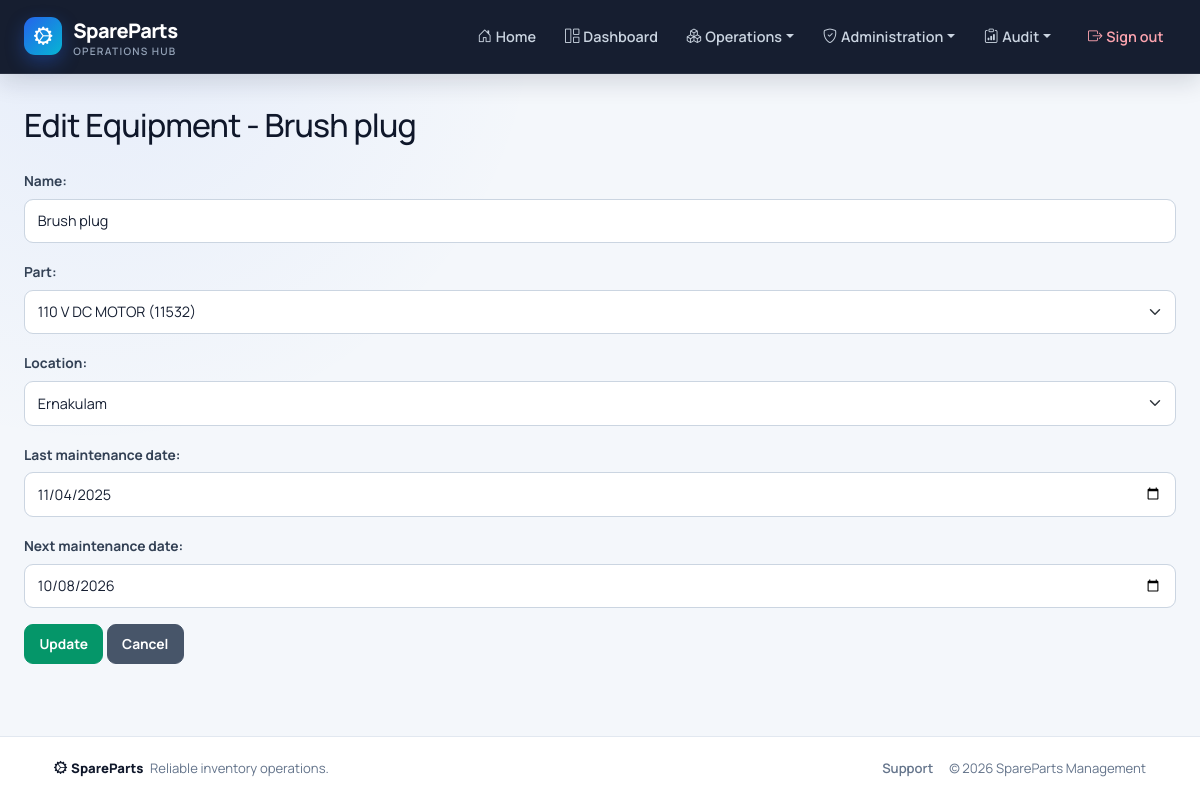
Page /inventory/equipment/edit/1/ (signed in) on the committed database.
### inventory/models.py (models this page shows, shortened)
class Equipment(models.Model):
    name = models.CharField(max_length=200)
    part = models.ForeignKey(Part, on_delete=models.SET_NULL, null=True, blank=True)
    location = models.ForeignKey(Location, on_delete=models.SET_NULL, null=True, blank=True)
    last_maintenance_date = models.DateField(blank=True, null=True)
    next_maintenance_date = models.DateField(blank=True, null=True)

class Location(models.Model):
    name = models.CharField(max_length=100)
    address = models.TextField(blank=True, null=True)
    def __str__(self):
        return self.name

### parts/models.py (models this page shows)
class Part(models.Model):
    name = models.CharField(max_length=200)
    part_number = models.CharField(max_length=50, unique=True)
    category = models.ForeignKey(Category, on_delete=models.SET_NULL, null=True)
    brand = models.ForeignKey(Brand, on_delete=models.SET_NULL, null=True)
    description = models.TextField(blank=True, null=True)
    barcode = models.CharField(max_length=100, blank=True, null=True)
    image = models.ImageField(upload_to='parts/', blank=True, null=True)
    def __str__(self):
        return f"{self.name} ({self.part_number})"

### inventory/views.py (the view)
# urls.py: path('equipment/edit/<int:pk>/', EquipmentUpdateView.as_view(), name='equipment_edit'),
class EquipmentUpdateView(LoginRequiredMixin, RoleRequiredMixin, UpdateView):
    model = Equipment
    form_class = EquipmentForm
    template_name = 'equipment_form.html'
    success_url = reverse_lazy('inventory:equipment_list')
    allowed_roles = ['inventory_manager']

### inventory/forms.py
class EquipmentForm(forms.ModelForm):
    class Meta:
        model = Equipment
        fields = ['name', 'part', 'location', 'last_maintenance_date', 'next_maintenance_date']
        widgets = {
            'name': forms.TextInput(attrs={'class': 'form-control'}),
            'part': forms.Select(attrs={'class': 'form-select'}),
            'location': forms.Select(attrs={'class': 'form-select'}),
            'last_maintenance_date': forms.DateInput(attrs={'class': 'form-control', 'type': 'date'}),
            'next_maintenance_date': forms.DateInput(attrs={'class': 'form-control', 'type': 'date'}),
        }

### core/models.py (called while the page is built)
    def has_access(self, code):
        if not self.is_authenticated or not self.is_active:
            return False
        if self.is_superuser:
            return True
        return self.get_effective_access_permissions().filter(code=code).exists()

### core/templatetags/rbac.py (called while the page is built)
@register.filter
def has_access(user, code):
    return bool(getattr(user, 'has_access', lambda unused: False)(code))

### parts/mixins.py (called while the page is built)
    def get_permission_required(self):
        if self.permission_required:
            return self.permission_required
        model_name = self.model._meta.model_name
        module = self.permission_modules.get(model_name, model_name)
        action = 'view' if self.__class__.__name__.endswith(('ListView', 'DetailView')) else 'manage'
        return f'{module}.{action}'

    def dispatch(self, request, *args, **kwargs):
        if self.get_permission_required() == 'users.manage' and not request.user.is_superuser:
            raise PermissionDenied("Only a super admin can manage users and permissions.")
        if request.user.is_authenticated and request.user.has_access(self.get_permission_required()):
            return super().dispatch(request, *args, **kwargs)
        raise PermissionDenied("You do not have permission to access this page.")

### templates/equipment_form.html (shortened to what this page needs)
{% extends 'base.html' %}
{% block content %}
<h2 class="mb-4">
    {% if view.object %}
        Edit Equipment - {{ view.object.name }}
    {% else %}
        Add Equipment
    {% endif %}
</h2>
<form method="post">
    {{ form.as_p }}
    <div class="mt-3">
        <button type="submit" class="btn btn-success">
            {% if view.object %}Update{% else %}Add{% endif %}
        </button>
        <a href="{% url 'inventory:equipment_list' %}" class="btn btn-secondary">Cancel</a>
    </div>
</form>
{% endblock %}

### templates/base.html (style rules this page uses)
:root { --sp-navy: #0f172a; --sp-navy-soft: #1e293b; --sp-primary: #2563eb; --sp-primary-dark: #1d4ed8; --sp-cyan: #06b6d4; --sp-surface: #ffffff; --sp-bg: #f4f7fb; --sp-border: #e2e8f0; --sp-muted: #64748b; --sp-text: #172033; --sp-radius: 14px; --sp-shadow: 0 10px 30px rgba(15, 23, 42, .07); }
* { box-sizing: border-box; }
html { scroll-behavior: smooth; }
body { min-height: 100vh; display: flex; flex-direction: column; margin: 0; color: var(--sp-text); background: radial-gradient(circle at 8% 0%, rgba(37, 99, 235, .07), transparent 28rem), var(--sp-bg); font-family: "Manrope", system-ui, -apple-system, "Segoe UI", sans-serif; -webkit-font-smoothing: antialiased; }
a { text-underline-offset: 3px; }
h1, h2, h3, h4, h5, h6 { color: var(--sp-navy); letter-spacing: -.025em; }
.form-label, form p > label { margin-bottom: .45rem; color: #334155; font-size: .86rem; font-weight: 700; }
form p { margin-bottom: 1rem; }
.form-control, .form-select, form p input:not([type="checkbox"]):not([type="radio"]), form p select, form p textarea { width: 100%; min-height: 44px; padding: .65rem .8rem; border: 1px solid #cbd5e1; border-radius: 9px; background-color: #fff; color: var(--sp-text); font: inherit; font-size: .9rem; transition: border-color .18s ease, box-shadow .18s ease; }
.btn { min-height: 40px; display: inline-flex; align-items: center; justify-content: center; gap: .35rem; padding: .55rem .9rem; border-radius: 9px; font-size: .86rem; font-weight: 700; box-shadow: none !important; transition: transform .16s ease, background .16s ease, border-color .16s ease; }
.btn-success { background: #059669; border-color: #059669; }
.btn-secondary { background: #475569; border-color: #475569; }

### rows in the picture
Equipment: object.name "Brush plug", name "Brush plug", part "110 V DC MOTOR (11532)", location "Ernakulam", last_maintenance_date "11/04/2025", next_maintenance_date "10/08/2026"
